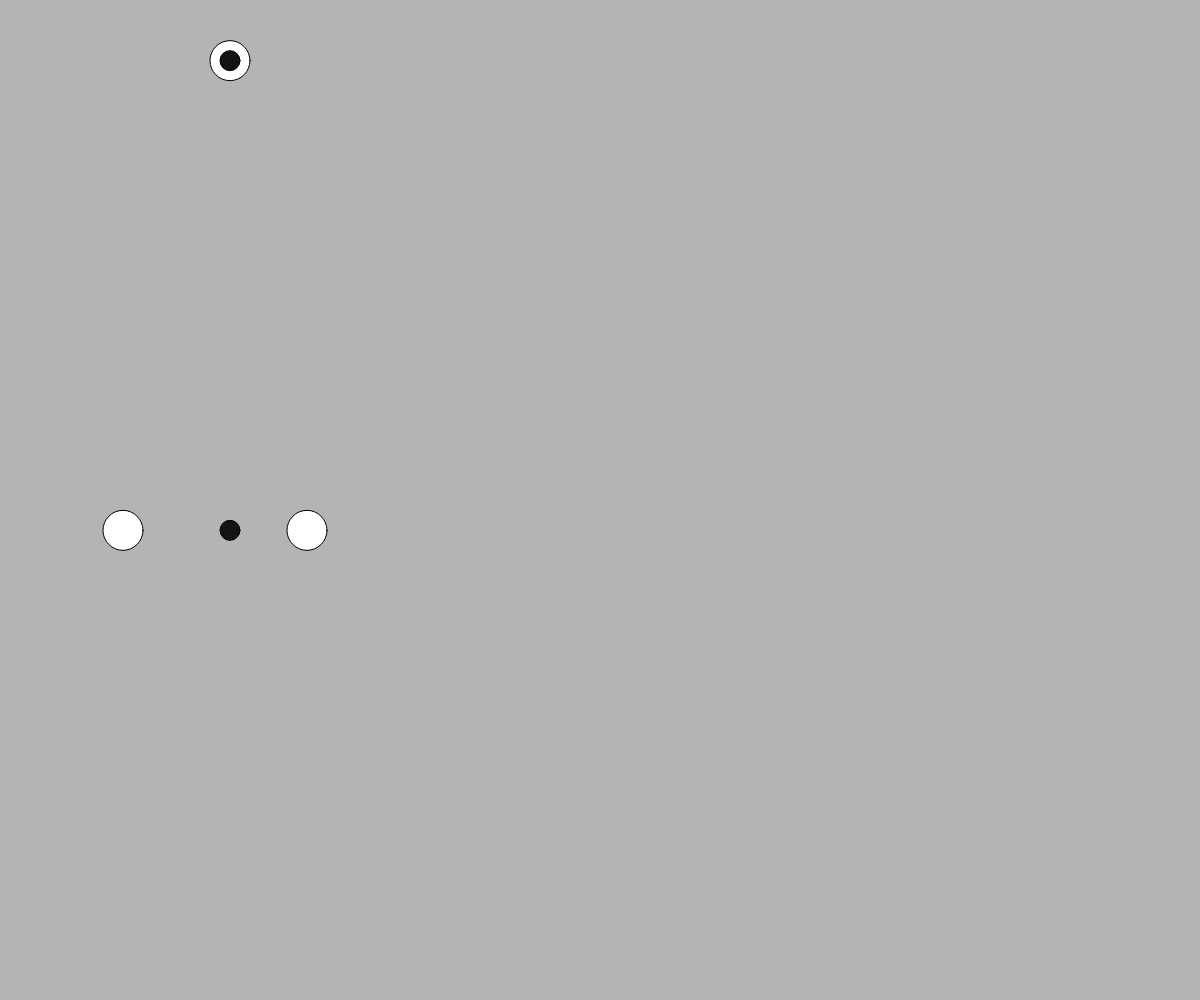
Frame 1 (no input)
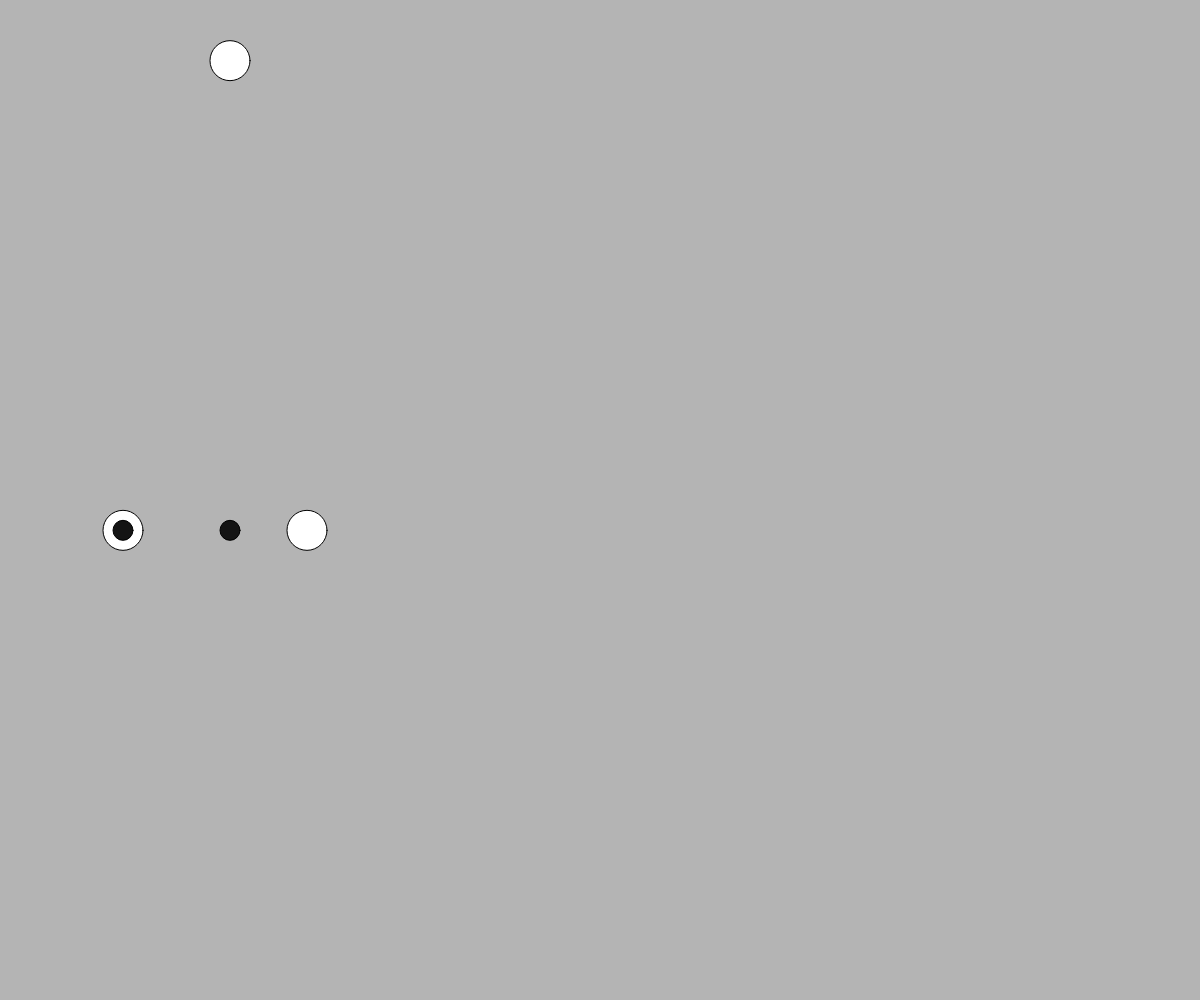
Frame 60 (no input)
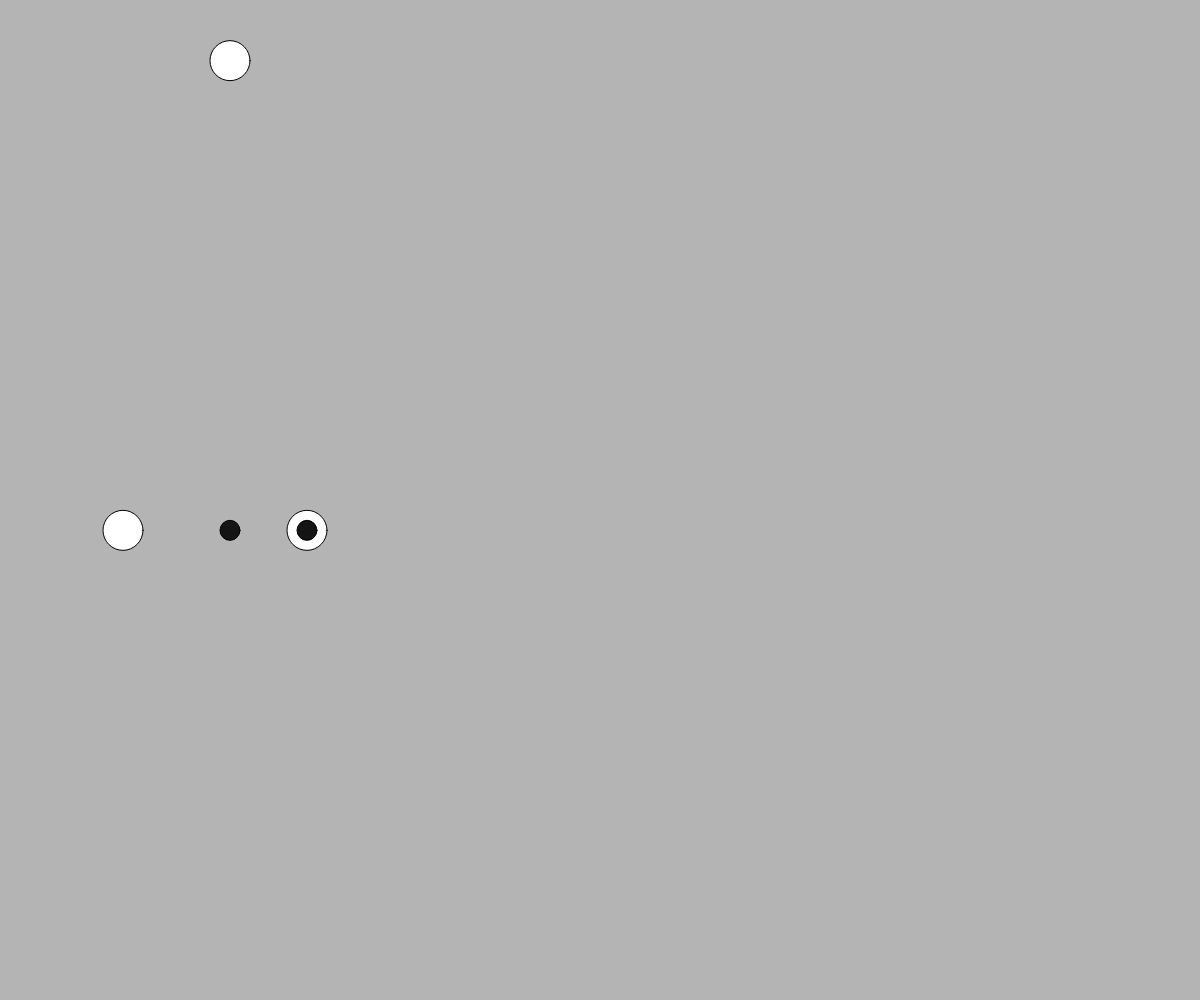
Frame 120 (the mouse pressed at the canvas centre since frame 60)

The p5.js sketch that drew these frames (run headless with seeded random() and noise() and a simulated clock; from frame 60 on, the mouse is pressed at the canvas centre):

// p5.js sketch
// ── sketch.js
let counter = 0;


//Properties for the three bases
let bases = {

  first: {
    x: 230,
    y: 60.66
      
  },
  second: {
    x: 123,
    y: 530.33
  },
  third: {
    x: 307,
    y: 530.33
  }
};
    

function setup() {

  createCanvas(windowWidth, windowHeight);

  basesByIndex = Object.values(bases); //To acces through a number 

  console.log(basesByIndex.lenght); //total bases

  interval = setInterval(timer, 1000); //To control speed of blacl ellipse

}

function draw() {
  background(180); 

  //Draw the bases
  pop();
  for (let i = 0; i < basesByIndex.length; i++) {
    ellipse(basesByIndex[i].x, basesByIndex[i].y, 40);
  }
  push();

  //Draw the black ellipse
  fill(20);
  ellipse(basesByIndex[counter].x, basesByIndex[counter].y, 20);


  //Try to lerp the move between each base
  smoothX = lerp(basesByIndex[0].x, basesByIndex[0].x, .1);
  smoothY = lerp(basesByIndex[1].y, basesByIndex[1].y, .1);


  ellipse(smoothX, smoothY, 20);

  
 
}

function timer () {
  counter++;
  if (counter == basesByIndex.length) {
    counter = 0;
    
  }
}

function windowResized() {
  resizeCanvas(windowWidth, windowHeight);
}



  






// ── style.css
* {
  box-sizing: border-box;
  margin:0;
  padding:0;
}
